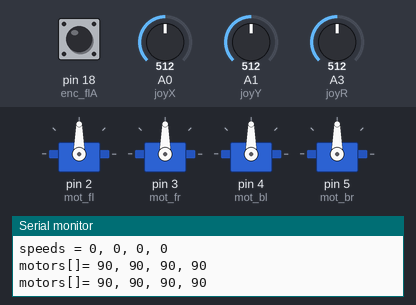
This sketch was run on a simulated Arduino Mega 2560, built with avr-gcc and run on an emulated ATmega2560. Parts: 4 × servo, the last lines printed to the serial monitor. Inputs (shaded band) come from the test bench; at power-on: A0 (joyX) = 512, A3 (joyR) = 512, A1 (joyY) = 512, pin 18 (enc_flA) HIGH.

Above: at 1.2 s.
1.3 s: A0 (joyX) set to 716
At 3.9 s:
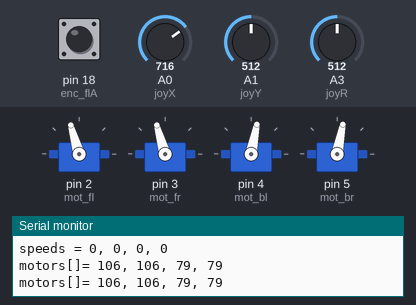
4.3 s: A3 (joyR) set to 703
At 4.54 s:
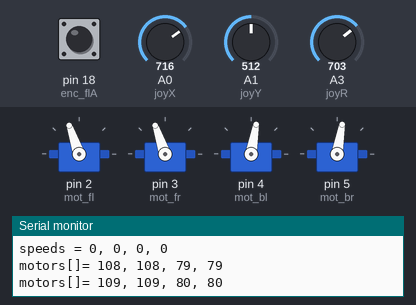
7.3 s: A3 (joyR) set to 729
At 8.5 s:
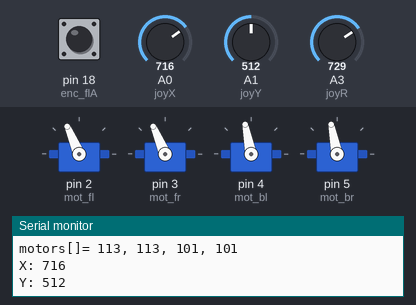
8.9 s: A1 (joyY) set to 541
At 10.4 s:
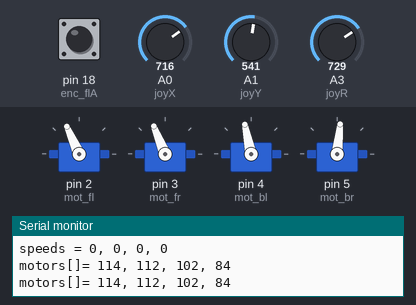
10.7 s: A0 (joyX) set to 900
At 13.3 s:
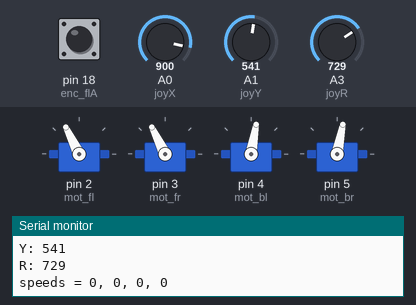
13.7 s: A1 (joyY) set to 306
At 16.8 s:
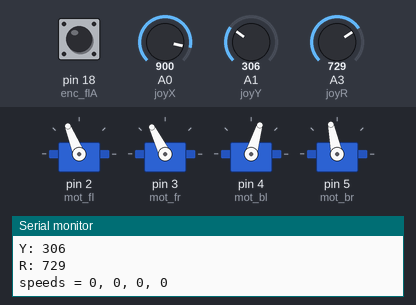
Timing chart, 0 to 17.7 s (numbered marks = the images above; inputs shaded):
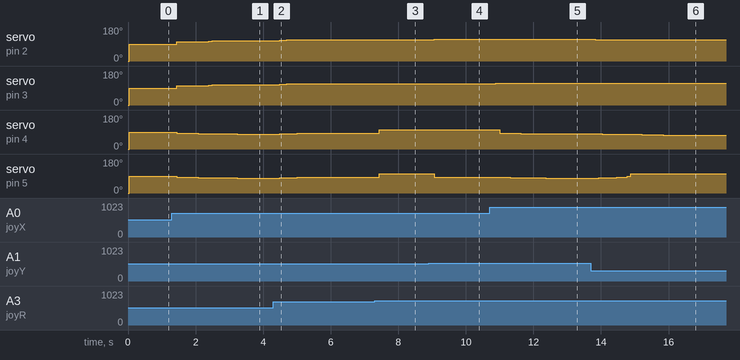

The sketch:

InputTest.ino
```cpp
/*
Dexter Movement
*/

#include <Servo.h>

Servo servo_fl;
Servo servo_fr;
Servo servo_bl;
Servo servo_br;

// Constants
const int HOME = 512;
const int DEAD_MIN = 485;
const int DEAD_MAX = 520;
const int RAMP_LOW = 10;
const int RAMP_MID = 50;
const int RAMP_HIGH = 50;
const int POLL_INTERVAL = 25;

// Digital Pins
const int mot_fl = 2;
const int mot_fr = 3;
const int mot_bl = 4;
const int mot_br = 5;

const int enc_flA = 18;
const int enc_flB = 19;
const int enc_frA = 20;
const int enc_frB = 21;
const int enc_blA = 22;
const int enc_blB = 23;
const int enc_brA = 24;
const int enc_brB = 25;

// Analog Pins
const int joyX = 0;
const int joyY = 1;
const int joyR = 3;

// Initial conditions
int valX = HOME;
int valY = HOME;
int valR = HOME;
int motors[] = {0, 0, 0, 0}; // {fl, fr, bl, br}
int prevMotors[] = {0, 0, 0, 0};
volatile long encoders[] = {0, 0, 0, 0};
long prevEncoders[] = {0, 0, 0, 0};
long velocities[] = {0, 0, 0, 0};
int pollCounter = 0;

unsigned long newTime = 0;
unsigned long oldTime = 0;

void setup() {
  Serial.begin(9600);

  // Attach servos to pins
  servo_fl.attach(mot_fl);
  servo_fr.attach(mot_fr);
  servo_bl.attach(mot_bl);
  servo_br.attach(mot_br);

  pinMode(enc_flA, INPUT);
  pinMode(enc_flB, INPUT);
  pinMode(enc_frA, INPUT);
  pinMode(enc_frB, INPUT);
  pinMode(enc_blA, INPUT);
  pinMode(enc_blB, INPUT);
  pinMode(enc_brA, INPUT);
  pinMode(enc_brB, INPUT);

  digitalWrite(enc_flA, HIGH);
  digitalWrite(enc_flB, HIGH);
  digitalWrite(enc_frA, HIGH);
  digitalWrite(enc_frB, HIGH);
  digitalWrite(enc_blA, HIGH);
  digitalWrite(enc_blB, HIGH);
  digitalWrite(enc_brA, HIGH);
  digitalWrite(enc_brB, HIGH);

  attachInterrupt(digitalPinToInterrupt(18), encoderInterrupt, RISING);
}

// Interrupt only reads movement on front-left encoder
void encoderInterrupt()
{
  for(int i = 0; i < 4; i++){
    if (digitalRead(18 + (i*2)) == digitalRead(19 + (i*2))) {
      encoders[i]++;
    } else {
      encoders[i]--;
    }
  }
}

// Main Body
void loop() {
  set_inputs();
  set_motors();
  // Control polling frequency
  delay(POLL_INTERVAL);
}

void set_inputs(){
  read_input();
  read_encoders();
  shift_inputs();
  send_motors();
}

void read_input() {
  // Read joystick inputs
  int x = analogRead(joyX);
  int y = analogRead(joyY);
  int r = analogRead(joyR);

  // Nullify deadzone
  valX = (x >= DEAD_MAX || x <= DEAD_MIN) ? x : HOME;
  valY = (y >= DEAD_MAX || y <= DEAD_MIN) ? y : HOME;
  valR = (r >= DEAD_MAX || r <= DEAD_MIN) ? r : HOME;

  //testing print
  Serial.print("X: ");
  Serial.println(valX);
  Serial.print("Y: ");
  Serial.println(valY);
  Serial.print("R: ");
  Serial.println(valR);
}

void read_encoders() {
  newTime = millis();
  for (int i = 0; i < 4; i ++){
    velocities[i] = (encoders[i]-prevEncoders[i]) * 1000 /(newTime-oldTime);
    prevEncoders[i] = encoders[i];
  }
  Serial.print ("speeds = ");
  Serial.print(velocities[0]);
  Serial.print(", ");
  Serial.print(velocities[1]);
  Serial.print(", ");
  Serial.print(velocities[2]);
  Serial.print(", ");
  Serial.println(velocities[3]);

  oldTime = newTime;
}

// Adjust input range from 0 <-> 1023 to -512 <-> 512
void shift_inputs() {
  valX = valX - HOME;
  valY = valY - HOME;
  valR = valR - HOME;
}

void send_motors() {
  Serial.print("motors[]= ");
  Serial.print(motors[0]);
  Serial.print(", ");
  Serial.print(motors[1]);
  Serial.print(", ");
  Serial.print(motors[2]);
  Serial.print(", ");
  Serial.println(motors[3]);

  //send motor values to output pins
  servo_fl.write(motors[0]);
  servo_fr.write(motors[1]);
  servo_bl.write(motors[2]);
  servo_br.write(motors[3]);
}

// Controller method for populating motor values array
void set_motors() {
  initial_outputs();
  scale_outputs();
  send_motors();
}

void initial_outputs() {
  //logic to set motor value. Adding HOME shifts range back to 0-1024
  motors[0] = valY + valX + valR; //front left
  motors[1] = -(valY - valX - valR); //front right
  motors[2] = valY - valX + valR; //back left
  motors[3] = -(valY + valX - valR); //back right
}

void scale_outputs() {
  //ensure range of 0 to 1023 then map for servo input range of 0-180
  for (int i = 0; i < 4; i++) {
    if (motors[i] > 512) {
      motors[i] = 512;
    }else if (motors[i] < -512){
      motors[i] = -512;
    }

    ramp_outputs(i);

    prevMotors[i] = motors[i];
    if (motors[i] == 0)
    {
      motors[i] = 90;
    }
    else if (motors[i] < 0)
    {
      motors[i] = (int)map(motors[i], -512, 0, 70, 85);
    }
    else
    {
      motors[i] = (int)map(motors[i], 0, 512, 101, 116);
    }
  }
}

// Increment the motor values gradually
void ramp_outputs(int i){
    int ramp = RAMP_LOW;
    if(prevMotors[i] >= 0)
    {
      if((prevMotors[i] > 200) || (prevMotors[i] < -200)) {ramp = RAMP_HIGH;}
      else if((prevMotors[i] > 80) || (prevMotors[i] < -80)) {ramp = RAMP_MID;}
      else {ramp = RAMP_LOW;}
    }
    if(((prevMotors[i] > 0) && (motors[i] < prevMotors[i])) || ((prevMotors[i] < 0) && (motors[i] > prevMotors[i])))
    {
      ramp = ramp*2;
    }
    //Forwards
    if (prevMotors[i] - motors[i] < 0){
      if(prevMotors[i] + ramp < motors[i]){
        motors[i] = prevMotors[i] + ramp;
      }
    // Backwards
    } else if (prevMotors[i] - motors[i] > 0){
      if(prevMotors[i] - ramp > motors[i]){
        motors[i] = prevMotors[i] - ramp;
      }
    }
}
```

Measured:
- the behaviour switches between 716 and 717 on A3 (joyR) (found by bisection; images 2 and 3)
- the behaviour switches between 524 and 525 on A1 (joyY) (found by bisection; images 3 and 4)
- after the input at 1.3 s, servo on pin 2 (mot_fl), servo on pin 3 (mot_fr): moves from 90° to 106° over 1.1 s, starting after 0.14 s; servo on pin 4 (mot_bl), servo on pin 5 (mot_br): moves from 90° to 79° over 1.8 s, starting after 0.14 s
- after the input at 4.3 s, servo on pin 2 (mot_fl), servo on pin 3 (mot_fr): 106° → 108° after 0.09 s, → 109° 0.11 s later, → 111° 0.10 s later, → 112° 0.11 s later; servo on pin 4 (mot_bl), servo on pin 5 (mot_br): moves from 79° to 84° over 0.74 s, starting after 0.19 s
- after the input at 7.3 s, servo on pin 2 (mot_fl), servo on pin 3 (mot_fr): 112° → 113° after 0.13 s; servo on pin 4 (mot_bl), servo on pin 5 (mot_br): 84° → 101° after 0.13 s
- after the input at 8.9 s, servo on pin 2 (mot_fl): 113° → 114° after 0.17 s; servo on pin 3 (mot_fr): 113° → 112° after 0.17 s; servo on pin 4 (mot_bl): 101° → 102° after 0.39 s; servo on pin 5 (mot_br): 101° → 84° after 0.17 s
- after the input at 10.7 s, servo on pin 2 (mot_fl): 114° → 115° after 0.09 s, → 116° 0.11 s later; servo on pin 3 (mot_fr): 112° → 113° after 0.09 s, → 115° 0.11 s later, → 116° 0.11 s later; servo on pin 4 (mot_bl): moves from 102° to 80° over 1.5 s, starting after 0.09 s; servo on pin 5 (mot_br): moves from 84° to 79° over 1.5 s, starting after 0.19 s
- after the input at 13.7 s, servo on pin 2 (mot_fl): 116° → 113° after 0.13 s, → 112° 0.11 s later; servo on pin 4 (mot_bl): moves from 80° to 73° over 2.2 s, starting after 0.34 s; servo on pin 5 (mot_br): moves from 79° to 102° over 1.3 s, starting after 0.24 s
